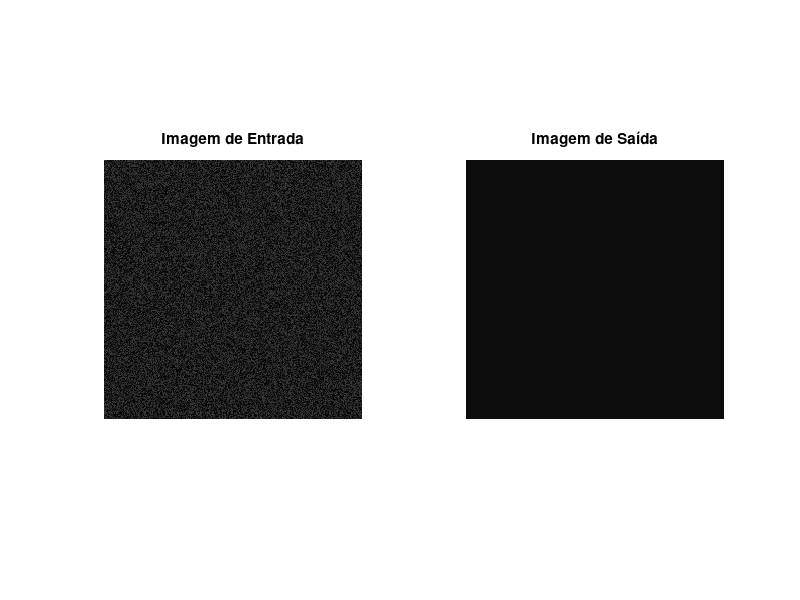

Here is the MATLAB script that generated this plot:
% ---
% Course: Processamento de Imagens Digitais
% Student: Cassiano Henrique Aparecido Rodrigues
% Activity: P1_Plus - Questão 8
% ---

clear all;
clf;
close all;

% Cria a imagem de entrada com 60 níveis de cinza
input_mono_img = uint8(randi([0 60], 256, 256));
output_mono_img = uint8(zeros(256, 256));

% Calcula a transformação linear para alterar a escala de níveis de cinza
for i = 1:256
    for j = 1:256
        % Y = (X - Xmin) * (Ymax - Ymin) / (Xmax - Xmin) + Ymin
        output_mono_img(i, j) = (input_mono_img(i, j) - 0) * (210 - 10) / (60 - 0) + 10;
    end
end

% Mostra a imagem de entrada
subplot(1, 2, 1);
imshow(input_mono_img);
title('Imagem de Entrada');

% Mostra a imagem de saída
subplot(1, 2, 2);
imshow(output_mono_img);
title('Imagem de Saída');
